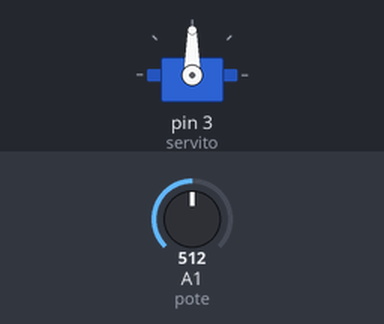
The sketch below on a simulated Arduino Uno, built with avr-gcc and run on an emulated ATmega328P. On the bench: servo. The test bench sets the inputs (shaded band); at power-on: A1 (pote) = 512.

Above: at 1.2 s.
1.3 s: A1 (pote) set to 716
At 2.5 s:
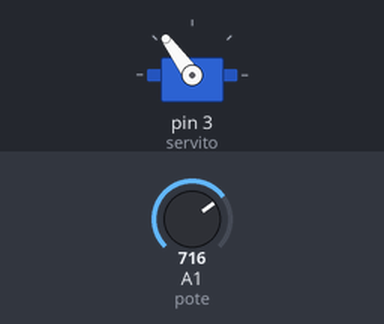
2.8 s: A1 (pote) set to 900
At 3.7 s:
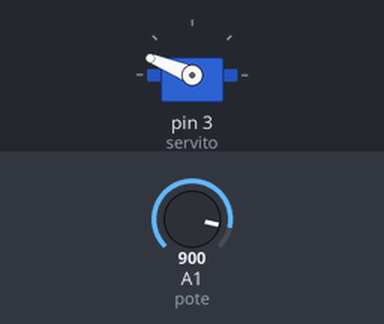
4.3 s: A1 (pote) set to 1023
At 4.8 s:
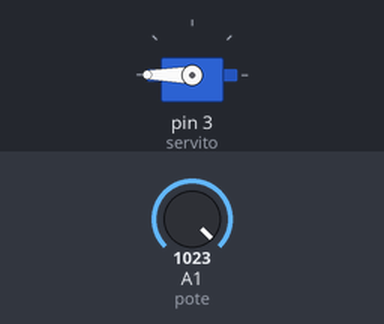
5.8 s: A1 (pote) set to 306
At 7.0 s:
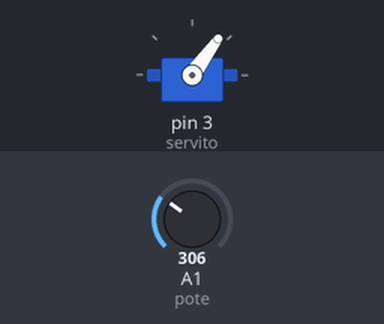
7.3 s: A1 (pote) set to 122
At 8.3 s:
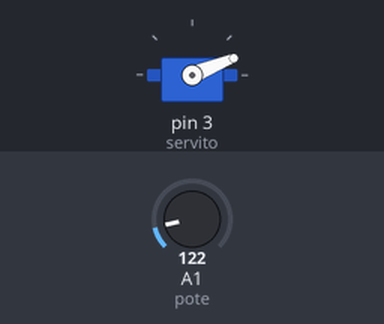
8.8 s: A1 (pote) set to 511
At 9.4 s:
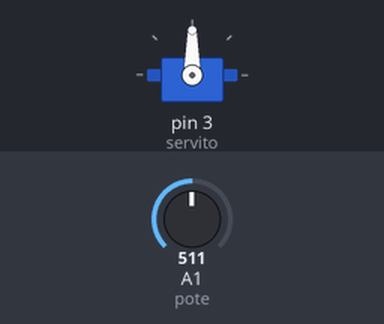
Timing chart, 0 to 11.3 s (numbered marks = the images above; inputs shaded):
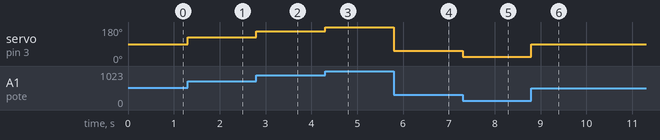

Measured:
- after the input at 1.3 s, servo on pin 3 (servito): 90° → 126° at once
- after the input at 2.8 s, servo on pin 3 (servito): 126° → 158° at once
- after the input at 4.3 s, servo on pin 3 (servito): 158° → 180° at once
- after the input at 5.8 s, servo on pin 3 (servito): 180° → 54° at once
- after the input at 7.3 s, servo on pin 3 (servito): 54° → 22° at once
- after the input at 8.8 s, servo on pin 3 (servito): 22° → 90° at once

The sketch:

Programaci_n_Mari..ino
```cpp
#include <Servo.h>
Servo servito;
Servo servito2;
int pote = A1;
int almacen;
int position;

void setup() {
  servito.attach(3,800,1500);

}

void loop() {

almacen= analogRead (pote);
position = map (almacen, 0, 1023, 1, 180);

servito.write (position);

Serial.println (position);

}
```
